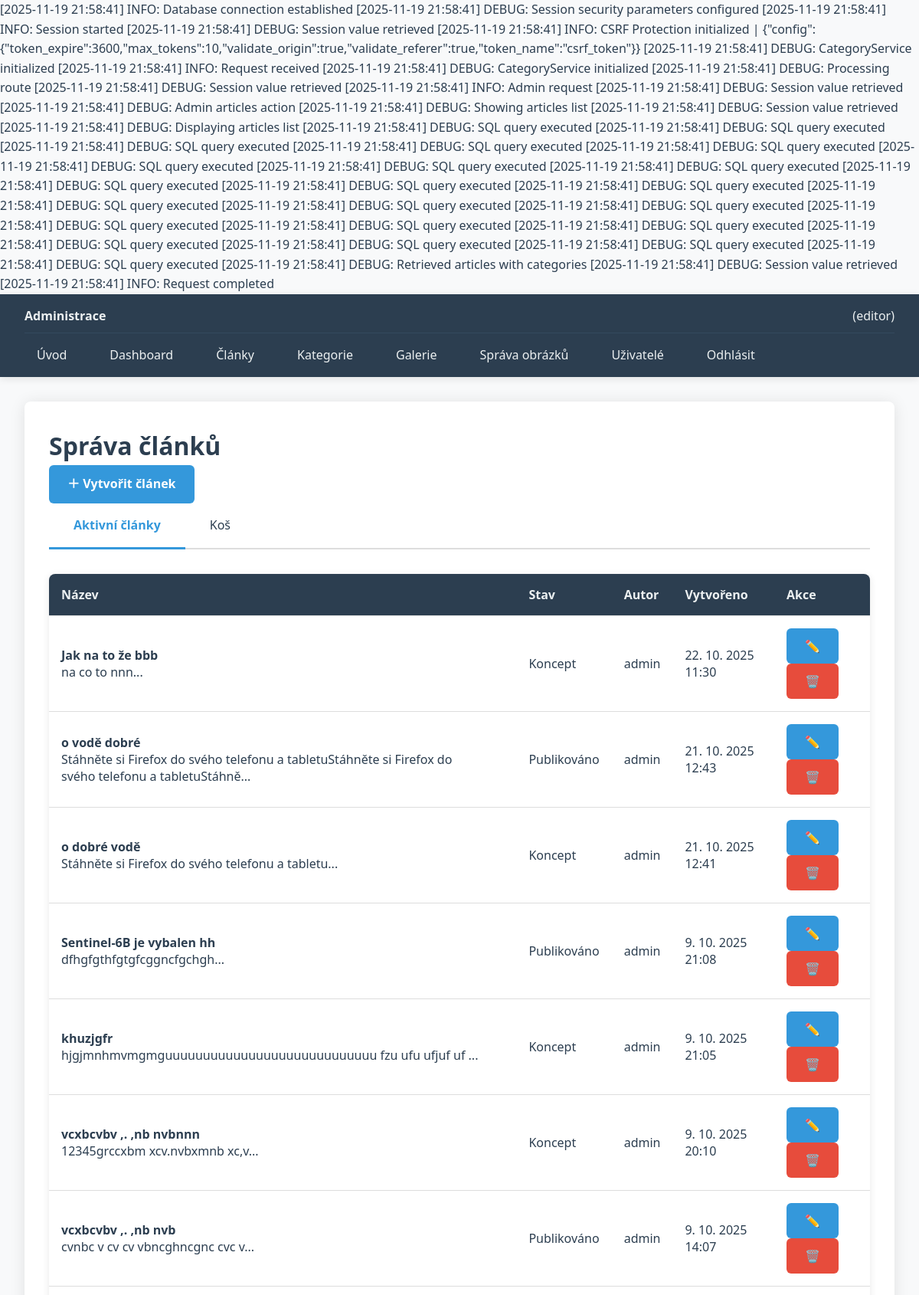
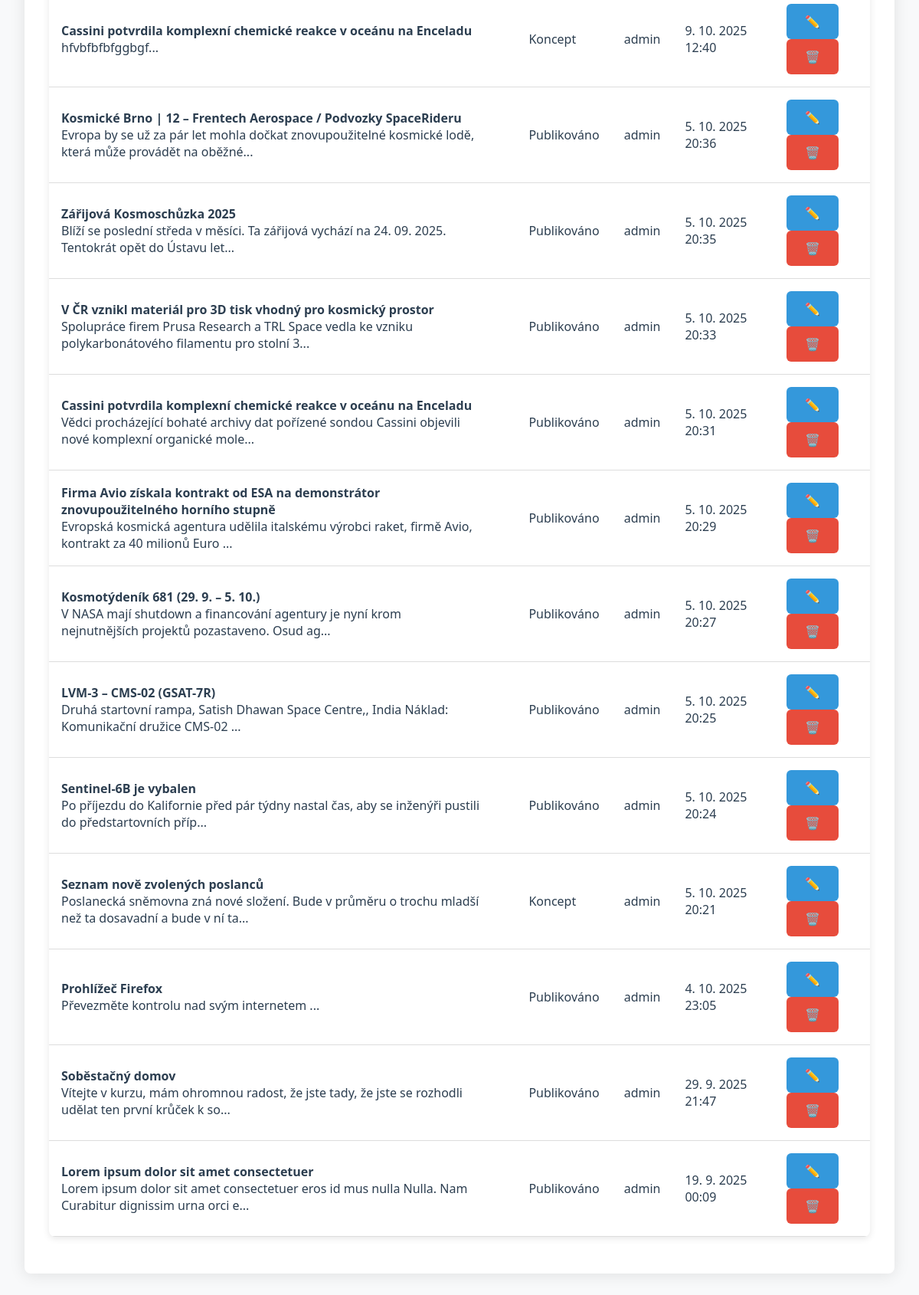
/public/admin/articles (signed in), run on the app's committed database (2 pictures, top to bottom).
### tables this page shows
CREATE TABLE `articles` (
  `id` int(11) NOT NULL,
  `title` varchar(255) NOT NULL,
  `slug` varchar(255) NOT NULL,
  `content` longtext NOT NULL,
  `excerpt` text DEFAULT NULL,
  `author_id` int(11) NOT NULL,
  `status` varchar(20) DEFAULT 'draft',
  `published_at` timestamp NULL DEFAULT NULL,
  `created_at` timestamp NOT NULL DEFAULT current_timestamp(),
  `updated_at` timestamp NOT NULL DEFAULT current_timestamp() ON UPDATE current_timestamp(),
  `deleted_at` timestamp NULL DEFAULT NULL
);

CREATE TABLE `users` (
  `id` int(11) NOT NULL,
  `username` varchar(50) NOT NULL,
  `password_hash` varchar(255) NOT NULL,
  `email` varchar(100) NOT NULL,
  `role` varchar(20) DEFAULT 'author',
  `active` tinyint(1) DEFAULT 1,
  `created_at` timestamp NOT NULL DEFAULT current_timestamp(),
  `last_login` timestamp NULL DEFAULT NULL
);

### app/Core/Config.php (called while the page is built, shortened)
<?php
class Config
{
    private static array $config = [];
    private static array $texts = [];
    private static bool $textsLoaded = false;
    public static function load(string $configPath): void
    {
        $loadedConfig = require $configPath;
        self::$config = array_merge(self::$config, $loadedConfig);
    }
    private static function loadTexts(): void
    {
        if (self::$textsLoaded) {
            return;
        }
        $language = self::getCurrentLanguage();
        try {
            self::$texts = \TextLoader::loadWithFallback($language);
            self::$textsLoaded = true;
        } catch (\Exception $e) {
            self::$texts = [];
            self::$textsLoaded = true;
            error_log("Chyba při načítání překladů: " . $e->getMessage());
        }
    }
    private static function getCurrentLanguage(): string
    {
        return $_SESSION['language'] ?? 'cs';
    }
    public static function get(string $key, $default = null)
    {
        $keys = explode('.', $key);
        $value = self::$config;
        foreach ($keys as $k) {
            if (!isset($value[$k])) {
                return $default;
            }
            $value = $value[$k];
        }
        return $value;
    }
    public static function text(string $key, array $replace = [], string $default = ''): string
    {
        $keys = explode('.', $key);
        $value = self::$texts;
        foreach ($keys as $k) {
            if (!isset($value[$k])) {
                return $default;
            }
            $value = $value[$k];
        }
        $text = (string)$value;
        return $text;
    }
}

### app/Database/DatabaseConnection.php (called while the page is built, shortened)
<?php
class DatabaseConnection
{
    private PDO $pdo;
    private Logger $logger;
    public function __construct()
    {
        $this->logger = Logger::getInstance();
        $config = Config::get('database');
        $dsn = "mysql:host={$config['host']};dbname={$config['name']};charset={$config['charset']}";
        try {
            $this->pdo = new PDO(
                $dsn,
                $config['user'],
                $config['pass'],
                $config['options'] ?? []
            );
            $this->logger->info('Database connection established', [
                'host' => $config['host'],
                'database' => $config['name'],
                'charset' => $config['charset']
            ]);
        } catch (PDOException $e) {
            $this->logger->exception($e, "Database connection failed");
            throw new \RuntimeException(
                "Chyba připojení k databázi: " . $e->getMessage(),
                (int)$e->getCode()
            );
        }
    }
    public function query(string $sql, array $params = []): PDOStatement
    {
        $startTime = microtime(true);
        try {
            $stmt = $this->pdo->prepare($sql);
            $stmt->execute($params);
            $executionTime = round((microtime(true) - $startTime) * 1000, 2);
            $this->logger->debug('SQL query executed', [
                'sql' => $this->sanitizeSqlForLog($sql),
                'params_count' => count($params),
                'execution_time_ms' => $executionTime,
                'rows_affected' => $stmt->rowCount()
            ]);
            return $stmt;
        } catch (PDOException $e) {
            $executionTime = round((microtime(true) - $startTime) * 1000, 2);
            $this->logger->error('SQL query failed', [
                'sql' => $this->sanitizeSqlForLog($sql),
                'params_count' => count($params),
                'execution_time_ms' => $executionTime,
                'error' => $e->getMessage(),
                'error_code' => $e->getCode()
            ]);
            throw new \RuntimeException(
                "Chyba při provádění dotazu: " . $e->getMessage(),
                (int)$e->getCode(),
                $e
            );
        }
    }
    private function sanitizeSqlForLog(string $sql): string
    {
        $sql = preg_replace('/\s+/', ' ', $sql);
        return trim($sql);
    }
}

### app/Services/ArticleService.php (called while the page is built, shortened)
<?php
class ArticleService
{
    public function getArticlesWithCategories(): array
    {
        $stmt = $this->db->query(
            "SELECT a.*, u.username as author_name
             FROM articles a
             LEFT JOIN users u ON a.author_id = u.id
             WHERE a.deleted_at IS NULL
             ORDER BY a.created_at DESC"
        );
        $articles = $stmt->fetchAll();
        return $articles;
    }
}

### app/Controllers/ArticleController.php (the view, shortened to what this page needs)
<?php
class ArticleController
{
    private Logger $logger;
    public function __construct(
        private ArticleService $articleService,
        private LoginService $authService,
        private CsrfProtection $csrf,
        private string $baseUrl,
        private AdminLayout $adminLayout,
        private CategoryService $categoryService
    ) {
        $this->logger = Logger::getInstance();
    }
    public function showArticles(): string
    {
        $isTrashView = isset($_GET['show']) && $_GET['show'] === 'trash';
        $this->logger->debug('Displaying articles list', [
            'is_trash_view' => $isTrashView,
            'user' => $this->authService->getUsername()
        ]);
        try {
            if ($isTrashView) {
                $articles = $this->articleService->getDeletedArticlesWithCategories();
            } else {
                $articles = $this->articleService->getArticlesWithCategories();
            }
            $message = $this->renderMessages();
            $activeClass = 'active';
            $mainTabClass = !$isTrashView ? $activeClass : '';
            $trashTabClass = $isTrashView ? $activeClass : '';
            $emptyStateTitle = $isTrashView ?
                $this->t('admin.articles.messages.empty_trash') :
                $this->t('admin.articles.messages.empty_active');
            $emptyStateText = $isTrashView ?
                $this->t('admin.articles.messages.empty_text_trash') :
                $this->t('admin.articles.messages.empty_text_active');
            $emptyStateButton = $isTrashView ? '' :
                "<a href='{$this->baseUrl}admin/articles/new' class='btn btn-primary'>" .
                $this->t('admin.articles.messages.create_first') . "</a>";
            $tableHeader = $isTrashView ?
                $this->t('admin.articles.table.deleted') :
                $this->t('admin.articles.table.created');
            $html = <<<HTML
<div class="page-header">
    <h1>{$this->t('admin.articles.manage')}</h1>
    <a href="{$this->baseUrl}admin/articles/new" class="btn btn-primary">
        ＋ {$this->t('admin.articles.create')}
    </a>
</div>
{$message}
<div class="tabs">
    <a href="{$this->baseUrl}admin/articles" class="tab {$mainTabClass}">
        {$this->t('admin.articles.active')}
    </a>
    <a href="{$this->baseUrl}admin/articles?show=trash" class="tab {$trashTabClass}">
        {$this->t('admin.articles.trash')}
    </a>
</div>
<div class="articles-container">
HTML;
            if (empty($articles)) {
                $html .= <<<HTML
<div class="empty-state">
    <h3>{$emptyStateTitle}</h3>
    <p>{$emptyStateText}</p>
    {$emptyStateButton}
</div>
HTML;
            } else {
                $html .= $this->renderArticlesTable($articles, $isTrashView, $tableHeader);
            }
            $html .= '</div>';
            return $this->adminLayout->wrap($html, $this->t('admin.articles.manage'));
        } catch (\Exception $e) {
            $this->logger->error('Failed to display articles list', [
                'is_trash_view' => $isTrashView,
                'error' => $e->getMessage(),
                'user' => $this->authService->getUsername()
            ]);
            throw $e;
        }
    }
    private function renderArticlesTable(array $articles, bool $isTrashView, string $tableHeader): string
    {
        $html = <<<HTML
<div class="articles-table-container">
    <table class="articles-table">
        <thead>
            <tr>
                <th>{$this->t('admin.articles.table.title')}</th>
                <th>{$this->t('admin.articles.table.categories')}</th>
                <th>{$this->t('admin.articles.table.status')}</th>
                <th>{$this->t('admin.articles.table.author')}</th>
                <th>{$tableHeader}</th>
                <th>{$this->t('admin.articles.table.actions')}</th>
            </tr>
        </thead>
        <tbody>
HTML;
        foreach ($articles as $article) {
            $dateColumn = $isTrashView
                ? date('j. n. Y H:i', strtotime($article['deleted_at']))
                : date('j. n. Y H:i', strtotime($article['created_at']));
            $statusBadge = $this->getStatusBadge($article['status']);
            $categoriesHtml = '';
            if (!empty($article['category_names'])) {
                $categoryNames = explode(',', $article['category_names']);
                foreach ($categoryNames as $categoryName) {
                    $categoriesHtml .= '<span class="category-badge">' . $this->escape(trim($categoryName)) . '</span>';
                }
            } else {
                $categoriesHtml = '<span class="no-categories">' . $this->t('admin.articles.table.no_categories') . '</span>';
            }
            $actions = $isTrashView ? $this->renderTrashActions($article) : $this->renderActiveActions($article);
            $html .= <<<HTML
<tr>
    <td>
        <div class="article-title"><b>{$this->escape($article['title'])}</b></div>
        <div class="article-excerpt">{$this->escape(mb_substr($article['excerpt'] ?? '', 0, 100))}...</div>
    </td>
    <td>
        <div class="article-categories">
            {$categoriesHtml}
        </div>
    </td>
    <td>{$statusBadge}</td>
    <td>{$this->escape($article['author_name'])}</td>
    <td>{$dateColumn}</td>
    <td>{$actions}</td>
</tr>
HTML;
        }
        $html .= <<<HTML
        </tbody>
    </table>
</div>
HTML;
        return $html;
    }
    private function renderActiveActions(array $article): string
    {
        return <<<HTML
<div class="action-buttons">
    <a href="{$this->baseUrl}admin/articles/edit/{$article['id']}"
       class="btn btn-sm btn-primary" title="{$this->t('admin.articles.actions.edit')}">
        ✏️
    </a>
    <a href="{$this->baseUrl}admin/articles/delete/{$article['id']}"
       class="btn btn-sm btn-danger"
       onclick="return confirm('{$this->t('admin.articles.confirm.delete')} „{$this->escapeJs($article['title'])}‟?')"
       title="{$this->t('admin.articles.actions.delete')}">
        🗑️
    </a>
</div>
HTML;
    }
    private function renderMessages(): string
    {
        return '';
    }
    private function t(string $key, array $parametry = []): string
    {
        return Config::text($key, $parametry);
    }
    private function escape(?string $value): string
    {
        return htmlspecialchars($value, ENT_QUOTES, 'UTF-8');
    }
    private function escapeJs(string $value): string
    {
        return str_replace(["'", "\"", "\n", "\r"], ["\\'", "\\\"", "\\n", "\\r"], $value);
    }
    private function getStatusBadge(string $status): string
    {
        $statuses = [
            'draft' => ['text' => $this->t('admin.articles.status.draft'), 'class' => 'badge-warning'],
            'published' => ['text' => $this->t('admin.articles.status.published'), 'class' => 'badge-success'],
            'archived' => ['text' => $this->t('admin.articles.status.archived'), 'class' => 'badge-secondary']
        ];
        $statusInfo = $statuses[$status] ?? ['text' => $status, 'class' => 'badge-secondary'];
        return '<span class="badge ' . $statusInfo['class'] . '">' . $statusInfo['text'] . '</span>';
    }
}

### public/css/admin.css (style rules this page uses)
:root { --primary-color: #2c3e50; --secondary-color: #34495e; --accent-color: #3498db; --text-color: #2c3e50; --text-light: #ecf0f1; --background: #f8f9fa; --white: #ffffff; --border-color: #ddd; --success-color: #27ae60; --error-color: #e74c3c; --warning-color: #f39c12; }
* { margin: 0; padding: 0; box-sizing: border-box; }
body { font-family: 'Segoe UI', Tahoma, Geneva, Verdana, sans-serif; background: var(--background); color: var(--text-color); line-height: 1.6; }
table { width: 100%; border-collapse: collapse; margin: 1rem 0; background: var(--white); border-radius: 8px; overflow: hidden; box-shadow: 0 2px 10px rgba(0,0,0,0.1); }
th, td { padding: 1rem; text-align: left; border-bottom: 1px solid var(--border-color); }
th { background: var(--primary-color); color: var(--text-light); font-weight: 600; }
.btn { display: inline-block; padding: 0.75rem 1.5rem; border: none; border-radius: 6px; text-decoration: none; font-weight: 600; cursor: pointer; transition: all 0.3s ease; text-align: center; }
.btn-primary { background: var(--accent-color); color: white; }
.btn-danger { background: var(--error-color); color: white; }
.tabs { display: flex; border-bottom: 2px solid var(--border-color); margin-bottom: 2rem; }
.tab { padding: 1rem 2rem; text-decoration: none; color: var(--text-color); border-bottom: 3px solid transparent; margin-bottom: -2px; transition: all 0.3s; }
.tab.active { border-bottom-color: var(--accent-color); color: var(--accent-color); font-weight: 600; }

### data on the page
articles: title "Jak na to že bbb", excerpt "na co to nnn", status "Koncept", created_at "22. 10. 2025 11:30"
users: username "admin admin admin admin admin admin admin admin admin admin admin admin admin admin admin admin admin admin admin admin"
articles: title "o vodě dobré", excerpt "Stáhněte si Firefox do svého telefonu a tabletuStáhněte si Firefox do svého telefonu a tabletuStáhně", status "Publikováno", created_at "21. 10. 2025 12:43"
articles: title "o dobré vodě", excerpt "Stáhněte si Firefox do svého telefonu a tabletu", status "Koncept", created_at "21. 10. 2025 12:41"
articles: title "Sentinel-6B je vybalen hh", excerpt "dfhgfgthfgtgfcggncfgchgh", status "Publikováno", created_at "9. 10. 2025 21:08"
articles: title "khuzjgfr", excerpt "hjgjmnhmvmgmguuuuuuuuuuuuuuuuuuuuuuuuuuuu fzu ufu ufjuf uf", status "Koncept", created_at "9. 10. 2025 21:05"
articles: title "vcxbcvbv ,. ,nb nvbnnn", excerpt "12345grccxbm xcv.nvbxmnb xc,v", status "Koncept", created_at "9. 10. 2025 20:10"
articles: title "vcxbcvbv ,. ,nb nvb", excerpt "cvnbc v cv cv vbncghncgnc cvc v", status "Publikováno", created_at "9. 10. 2025 14:07"
articles: title "Cassini potvrdila komplexní chemické reakce v oceánu na Enceladu", excerpt "hfvbfbfbfggbgf", status "Koncept", created_at "9. 10. 2025 12:40"
articles: title "Kosmické Brno | 12 – Frentech Aerospace / Podvozky SpaceRideru", excerpt "Evropa by se už za pár let mohla dočkat znovupoužitelné kosmické lodě, která může provádět na oběžné", status "Publikováno", created_at "5. 10. 2025 20:36"
articles: title "Zářijová Kosmoschůzka 2025", excerpt "Blíží se poslední středa v měsíci. Ta zářijová vychází na 24. 09. 2025. Tentokrát opět do Ústavu let", status "Publikováno", created_at "5. 10. 2025 20:35"
articles: title "V ČR vznikl materiál pro 3D tisk vhodný pro kosmický prostor", excerpt "Spolupráce firem Prusa Research a TRL Space vedla ke vzniku polykarbonátového filamentu pro stolní 3", status "Publikováno", created_at "5. 10. 2025 20:33"
articles: title "Cassini potvrdila komplexní chemické reakce v oceánu na Enceladu", excerpt "Vědci procházející bohaté archivy dat pořízené sondou Cassini objevili nové komplexní organické mole", status "Publikováno", created_at "5. 10. 2025 20:31"
articles: title "Firma Avio získala kontrakt od ESA na demonstrátor znovupoužitelného horního stupně", excerpt "Evropská kosmická agentura udělila italskému výrobci raket, firmě Avio, kontrakt za 40 milionů Euro", status "Publikováno", created_at "5. 10. 2025 20:29"
articles: title "Kosmotýdeník 681 (29. 9. – 5. 10.)", excerpt "V NASA mají shutdown a financování agentury je nyní krom nejnutnějších projektů pozastaveno. Osud ag", status "Publikováno", created_at "5. 10. 2025 20:27"
articles: title "LVM-3 – CMS-02 (GSAT-7R)", excerpt "Druhá startovní rampa, Satish Dhawan Space Centre,, India Náklad: Komunikační družice CMS-02", status "Publikováno", created_at "5. 10. 2025 20:25"
articles: title "Sentinel-6B je vybalen", excerpt "Po příjezdu do Kalifornie před pár týdny nastal čas, aby se inženýři pustili do předstartovních příp", status "Publikováno", created_at "5. 10. 2025 20:24"
articles: title "Seznam nově zvolených poslanců", excerpt "Poslanecká sněmovna zná nové složení. Bude v průměru o trochu mladší než ta dosavadní a bude v ní ta", status "Koncept", created_at "5. 10. 2025 20:21"
articles: title "Prohlížeč Firefox", excerpt "Převezměte kontrolu nad svým internetem", status "Publikováno", created_at "4. 10. 2025 23:05"
articles: title "Soběstačný domov", excerpt "Vítejte v kurzu, mám ohromnou radost, že jste tady, že jste se rozhodli udělat ten první krůček k so", status "Publikováno", created_at "29. 9. 2025 21:47"
articles: title "Lorem ipsum dolor sit amet consectetuer", excerpt "Lorem ipsum dolor sit amet consectetuer eros id mus nulla Nulla. Nam Curabitur dignissim urna orci e", status "Publikováno", created_at "19. 9. 2025 00:09"

### other printed values
$this->translate('admin.navigation.administration') "Administrace"
$user['username'] "editor"
$this->translate('navigation.home') "Úvod"
$this->translate('admin.navigation.dashboard') "Dashboard"
$this->translate('admin.navigation.articles') "Články"
$this->translate('admin.navigation.categories') "Kategorie"
$this->translate('admin.navigation.gallery') "Galerie"
$this->translate('admin.navigation.images') "Správa obrázků"
$this->translate('admin.navigation.users') "Uživatelé"
$this->translate('navigation.logout') "Odhlásit"
$this->t('admin.articles.manage') "Správa článků"
$this->t('admin.articles.create') "Vytvořit článek"
$this->t('admin.articles.active') "Aktivní články"
$this->t('admin.articles.trash') "Koš"
$this->t('admin.articles.table.title') "Název"
